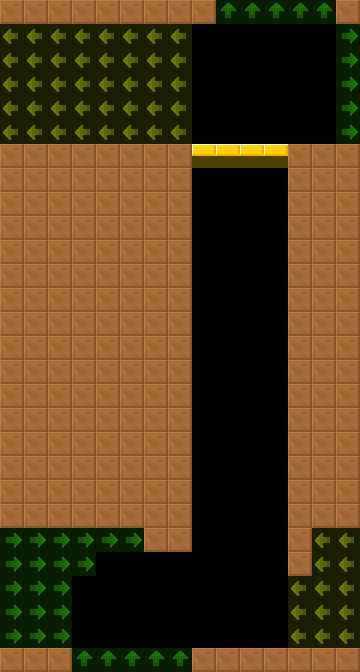

Below is a game level as drawn by its tile map, then a one-line description and the .tmx that defines it (tile-layer data replaced by summaries):
An orthogonal 15x28 tile map with 24x24 px tiles, 2 tile layers (col, lnk), 2 tilesets and 1 object (Door).

<map version="1.4" tiledversion="1.4.2" orientation="orthogonal" renderorder="right-down" width="15" height="28" tilewidth="24" tileheight="24" infinite="0" nextlayerid="4" nextobjectid="8">
 <tileset firstgid="6" source="../../lnk.tsx" />
 <tileset firstgid="1" source="../../col.tsx" />
 <layer id="1" name="col" width="15" height="28">
  <data>[420 cells, 204 non-empty, 2 distinct tile ids]</data>
 </layer>
 <layer id="2" name="lnk" width="15" height="28" opacity="0.5">
  <data>[420 cells, 87 non-empty, 3 distinct tile ids]</data>
 </layer>
 <objectgroup id="3" name="markers" opacity="0.5">
  <object id="1" name="Door" type="Door" x="288" y="624" width="24" height="24">
   <properties>
    <property name="yr" value="0" />
    <property name="xr" value="0" />
   </properties>
  </object>
 </objectgroup>
</map>
